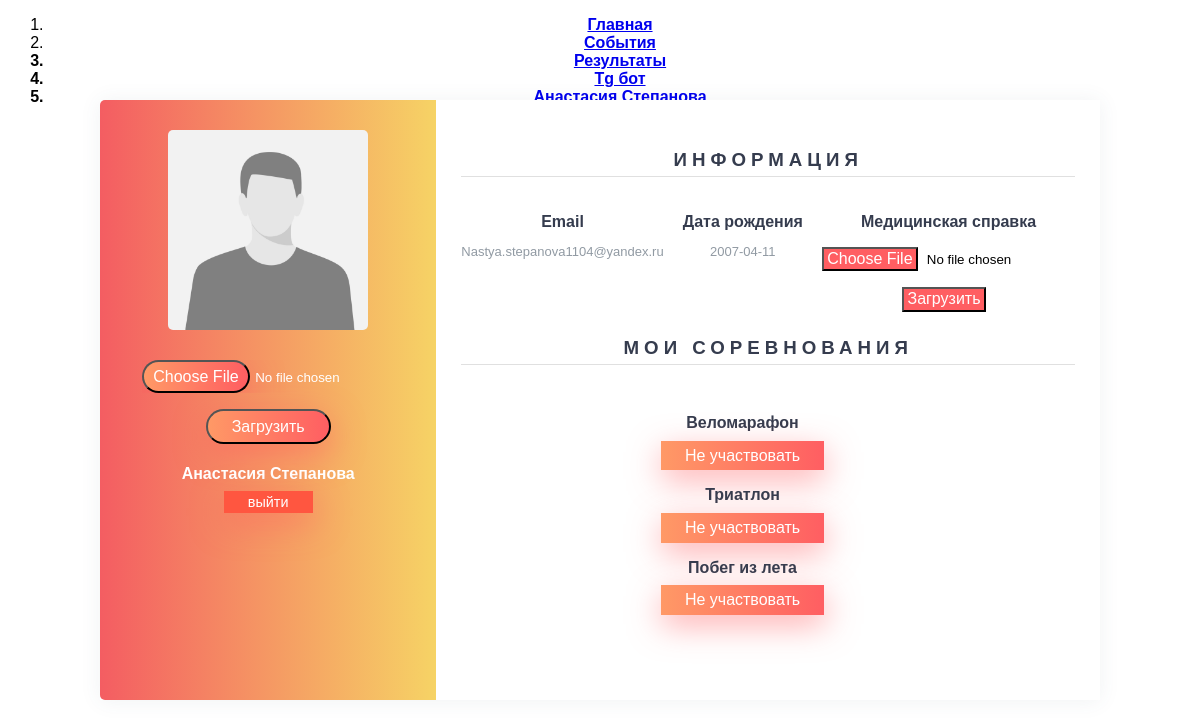
Screenshot of /profile (signed in) with the database file from the repository.
### data/users.py (models this page shows, shortened)
class User(SqlAlchemyBase, UserMixin, SerializerMixin):
    __tablename__ = 'users'
    id = sqlalchemy.Column(sqlalchemy.Integer,
                           primary_key=True, autoincrement=True)
    username = sqlalchemy.Column(sqlalchemy.String, index=True, unique=True, nullable=True)
    surname = sqlalchemy.Column(sqlalchemy.String, index=True, unique=True, nullable=True)
    email = sqlalchemy.Column(sqlalchemy.String, index=True, unique=True, nullable=True)
    age = sqlalchemy.Column(sqlalchemy.Date, index=True, unique=True, nullable=True)
    avatar = sqlalchemy.Column(sqlalchemy.String, index=True, unique=True, nullable=True)
    status = sqlalchemy.Column(sqlalchemy.Integer, index=True, nullable=True)
    docs = sqlalchemy.Column(sqlalchemy.String, index=True, nullable=True)
    hashed_password = sqlalchemy.Column(sqlalchemy.String, nullable=True)
    user_competitions = orm.relationship("User_competitions", back_populates='user')

### data/user_competitions.py (models this page shows)
class User_competitions(SqlAlchemyBase, UserMixin, SerializerMixin):
    __tablename__ = 'user_competitions'
    id = sqlalchemy.Column(sqlalchemy.Integer,
                           primary_key=True, autoincrement=True)
    user_id = sqlalchemy.Column(sqlalchemy.INT, sqlalchemy.ForeignKey("users.id"))
    type = sqlalchemy.Column(sqlalchemy.INT, sqlalchemy.ForeignKey("competition.id"))
    user = orm.relationship('User')
    competition = orm.relationship('Competition')

### data/competition.py (models this page shows)
class Competition(SqlAlchemyBase, UserMixin, SerializerMixin):
    __tablename__ = 'competition'
    id = sqlalchemy.Column(sqlalchemy.Integer,
                           primary_key=True, autoincrement=True)
    name = sqlalchemy.Column(sqlalchemy.TEXT, index=True, unique=True, nullable=True)
    status = sqlalchemy.Column(sqlalchemy.Integer, index=True, unique=True, nullable=True)
    date = sqlalchemy.Column(sqlalchemy.DateTime, index=True, unique=True, nullable=True)
    description = sqlalchemy.Column(sqlalchemy.TEXT, index=True, unique=True, nullable=True)
    user_competitions = orm.relationship("User_competitions", back_populates='competition')

### server.py (the view)
@app.route("/profile")
def profile():
    db_sess = db_session.create_session()
    now_id = current_user.id
    u_s = db_sess.query(User_competitions).filter(User_competitions.user_id == now_id).all()
    return render_template("p1.html", competitions=u_s)

### data/db_session.py (called while the page is built)
def create_session() -> Session:
    global __factory
    return __factory()

### server.py (called while the page is built)
@login_manager.user_loader
def load_user(user_id):
    db_sess = db_session.create_session()
    return db_sess.query(User).get(user_id)

### templates/p1.html (shortened to what this page needs)
<!DOCTYPE html>
<html lang="en">
<head>
    <link rel="stylesheet" type="text/css" href="{{url_for('static', filename='css/style.css')}}">
    <link rel="stylesheet" type="text/css" href="{{url_for('static', filename='css/style2.css')}}">
    <link rel="stylesheet/less" type="text/css" href="{{url_for('static', filename='css/style.less')}}">
    </head>
    <body style="background: white">
        <nav class="menu">
          <ol>
            <li class="menu-item"><a href="/" style="font-weight: bold;">Главная</a></li>
            <li class="menu-item"><a href="/events" style="font-weight: bold;">События</a></li>
            <li class="menu-item" style="font-weight: bold;">
              <a href="/results">Результаты</a>
            </li>
            <li class="menu-item" style="font-weight: bold;">
              <a href="https://t.me/Barinova_Rosha_Bot" style="text-transform: none;">Tg бот</a>
            </li>
            {% if current_user.is_authenticated %}
            <li class="menu-item" style="font-weight: bold;"><a href="/profile">{{ current_user.username }} {{ current_user.surname }}</a></li>
            {% else %}
            <li class="menu-item" style="font-weight: bold;"><a href="/login">Профиль</a></li>
            {% endif %}
          </ol>
        </nav>
        <div >
<div class="wrapper" style="  position: absolute;
  top: 50%;
  left: 50%;
  transform: translate(-50%,-50%);
  width: 1000px;
  min-height: 600px;
  display: flex;
  box-shadow: 0 1px 20px 0 rgba(69,90,100,.08);">
    <div class="left" style="  width: 35%;
  background: linear-gradient(to right,#F45D62,#F6D365);
  padding: 30px 25px;
  border-top-left-radius: 5px;
  border-bottom-left-radius: 5px;
  text-align: center;
  color: #fff;">
        <img src="{{ current_user.avatar }}" alt="user" width="200" style="  border-radius: 5px;
  margin-bottom: 10px;">
        <div class="profile-load">
        <form action="{{ url_for('upload') }}" method="POST" enctype="multipart/form-data" id="first">
            <p><input type="file" name="file"></p>
            <button style="
            background: linear-gradient(90deg, #ff9966, #ff5e62);
            padding: 0.4rem 1.5rem;
            border-radius: 50px;
            color: white;
            text-transform: none;
            font-size: 1rem;
            box-shadow: 1px 10px 2rem rgba(255, 94, 98, 0.5);
            transition: all 0.2s ease-in;
            text-decoration: none;" type="submit">Загрузить</button>
        </form>
        </div>
        <h4 style="margin-bottom: 10px;">{{ current_user.username }} {{ current_user.surname }}</h4>
        <a class="btn_primary" href="/logout" style="
                        border: none;
                        outline: none;
                        background: #FF5640;
                        padding: 0.2rem 1.5rem;
                        color: white;
                        text-transform: none;
                        font-size: 0.9rem;
                        box-shadow: 1px 10px 2rem rgba(255, 94, 98, 0.5);
                        transition: all 0.2s ease-in;
                        text-decoration: none;">выйти</a>
    </div>
    <div class="right" style="  width: 75%;
  background: #fff;
  padding: 30px 25px;
  border-top-right-radius: 5px;
  border-bottom-right-radius: 5px;">
        <div class="info" style="  margin-bottom: 25px;">
            <h3 style="    margin-bottom: 15px;
    padding-bottom: 5px;
    border-bottom: 1px solid #e0e0e0;
    color: #353c4e;
  text-transform: uppercase;
  letter-spacing: 5px;">Информация</h3>
            <div class="info_data" style="  display: flex;
  justify-content: space-between;">
                 <div class="data" style="  width: 45%;">
                    <h4 style="    color: #353c4e;
    margin-bottom: 5px;">Email</h4>
                    <p style="  font-size: 13px;
  margin-bottom: 10px;
  color: #919aa3;">{{ current_user.email }}</p>
                 </div>
                 <div class="data" style="  width: 45%;">
                   <h4 style="    color: #353c4e;
    margin-bottom: 5px;
text-transform: none;">Дата рождения</h4>
                    <p style="  font-size: 13px;
  margin-bottom: 10px;
  color: #919aa3;">{{ current_user.age }}</p>
              </div>
                <div class="data" style="  width: 55%;">
                    <h4 style="    color: #353c4e; margin-bottom: 5px;">Медицинская справка</h4>
                    <form action="{{ url_for('upload_file') }}" method="POST" enctype="multipart/form-data" id="second">
                        <p><input type="file" name="file"></p>
                        <button style="
                          margin-right: 9px;
                          background: #ff5e62;
                          padding: 0.1rem 0.2rem;
                          color: white;
                          text-transform: none;
                          font-size: 1rem;
                          transition: all 0.2s ease-in;
                          text-decoration: none;
                          cursor: pointer;
                          transition: background .2s ease-in-out;" type="submit">Загрузить</button>
                 </div>
            </div>
        </div>
      <div class="projects" style="  margin-bottom: 25px;">
            <h3 style="    margin-bottom: 12px;
    padding-bottom: 5px;
    border-bottom: 1px solid #e0e0e0;
    color: #353c4e;
  text-transform: uppercase;
  letter-spacing: 5px;">мои соревнования</h3>
            <div class="projects_data" style="  display: flex;">
                <ul style="margin-left: 26%;">
                {% for item in competitions%}
                 <div class="data" style="">
                    <h4 style="color: #353c4e; margin-bottom: 15px;">{{ item.competition.name}}</h4>
                    <a class="btn_primary" href="/events/del/{{ item.type }}" style="
                        border: none;
                        outline: none;
                        background: linear-gradient(90deg, #ff9966, #ff5e62);
                        padding: 0.4rem 1.5rem;
                        color: white;
                        text-transform: none;
                        font-size: 1rem;
                        box-shadow: 1px 10px 2rem rgba(255, 94, 98, 0.5);
                        transition: all 0.2s ease-in;
                        text-decoration: none;">Не участвовать</a>
                 </div>
                {% endfor %}
                </ul>
            </div>
        </div>
    </div>
</div>
</div>
    </body>
</html>

### static/css/style.css (style rules this page uses)
#first { width: 100%; height: 50%; }
#second { width: 100%; }
body { font-family: 'Roboto Condensed', sans-serif; text-align:center; vertical-align:middle; }
body { font-family: "Overpass", sans-serif; box-sizing: border-box; }

### rows the page displays
User: username "Анастасия", surname "Степанова", avatar (placeholder picture), email "Nastya.stepanova1104@yandex.ru", age "2007-04-11"
User_competitions: competition.name "Веломарафон"
User_competitions: competition.name "Триатлон"
User_competitions: competition.name "Побег из лета"
